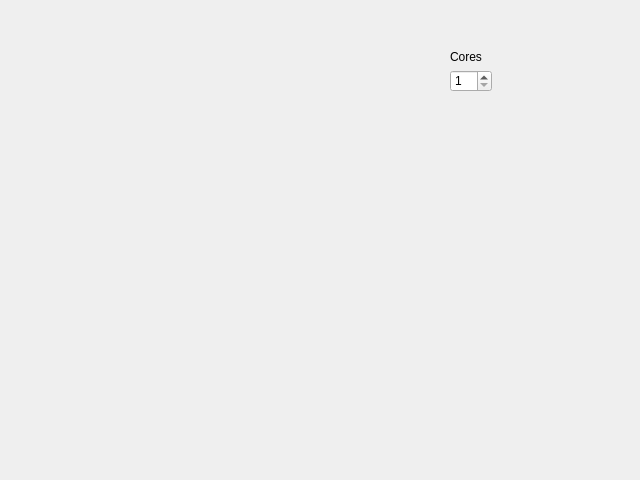
<?xml version="1.0" encoding="UTF-8"?>
<ui version="4.0">
 <class>Dialog</class>
 <widget class="QDialog" name="Dialog">
  <property name="geometry">
   <rect>
    <x>0</x>
    <y>0</y>
    <width>640</width>
    <height>480</height>
   </rect>
  </property>
  <property name="windowTitle">
   <string>Dialog</string>
  </property>
  <widget class="QSpinBox" name="spinBox">
   <property name="geometry">
    <rect>
     <x>450</x>
     <y>70</y>
     <width>42</width>
     <height>22</height>
    </rect>
   </property>
   <property name="minimum">
    <number>1</number>
   </property>
   <property name="maximum">
    <number>16</number>
   </property>
  </widget>
  <widget class="QLabel" name="label">
   <property name="geometry">
    <rect>
     <x>450</x>
     <y>50</y>
     <width>47</width>
     <height>13</height>
    </rect>
   </property>
   <property name="text">
    <string>Cores</string>
   </property>
  </widget>
 </widget>
 <resources/>
 <connections/>
</ui>
